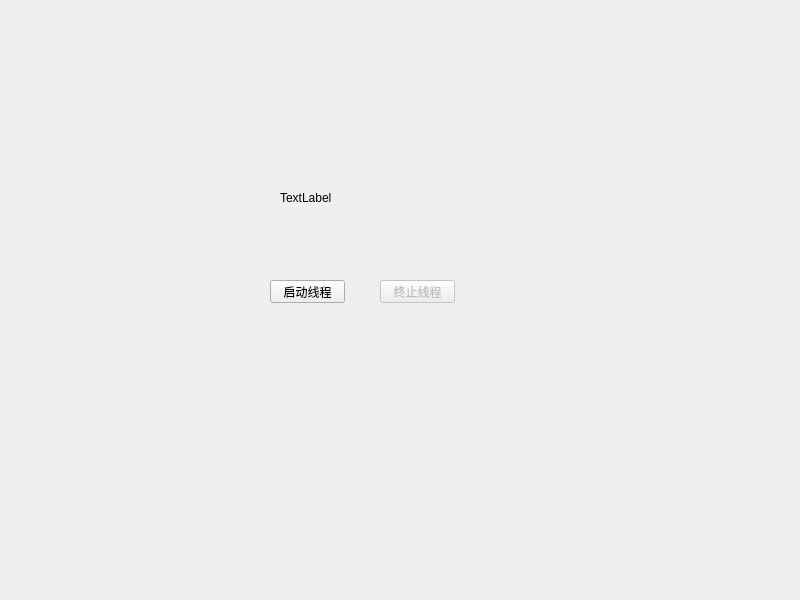
<?xml version="1.0" encoding="UTF-8"?>
<ui version="4.0">
 <class>Dialog</class>
 <widget class="QDialog" name="Dialog">
  <property name="geometry">
   <rect>
    <x>0</x>
    <y>0</y>
    <width>800</width>
    <height>600</height>
   </rect>
  </property>
  <property name="windowTitle">
   <string>Dialog</string>
  </property>
  <widget class="QPushButton" name="stopButton">
   <property name="enabled">
    <bool>false</bool>
   </property>
   <property name="geometry">
    <rect>
     <x>380</x>
     <y>280</y>
     <width>75</width>
     <height>23</height>
    </rect>
   </property>
   <property name="text">
    <string>终止线程</string>
   </property>
  </widget>
  <widget class="QPushButton" name="startButton">
   <property name="geometry">
    <rect>
     <x>270</x>
     <y>280</y>
     <width>75</width>
     <height>23</height>
    </rect>
   </property>
   <property name="text">
    <string>启动线程</string>
   </property>
  </widget>
  <widget class="QLabel" name="label">
   <property name="geometry">
    <rect>
     <x>280</x>
     <y>190</y>
     <width>171</width>
     <height>16</height>
    </rect>
   </property>
   <property name="text">
    <string>TextLabel</string>
   </property>
  </widget>
 </widget>
 <resources/>
 <connections/>
</ui>
